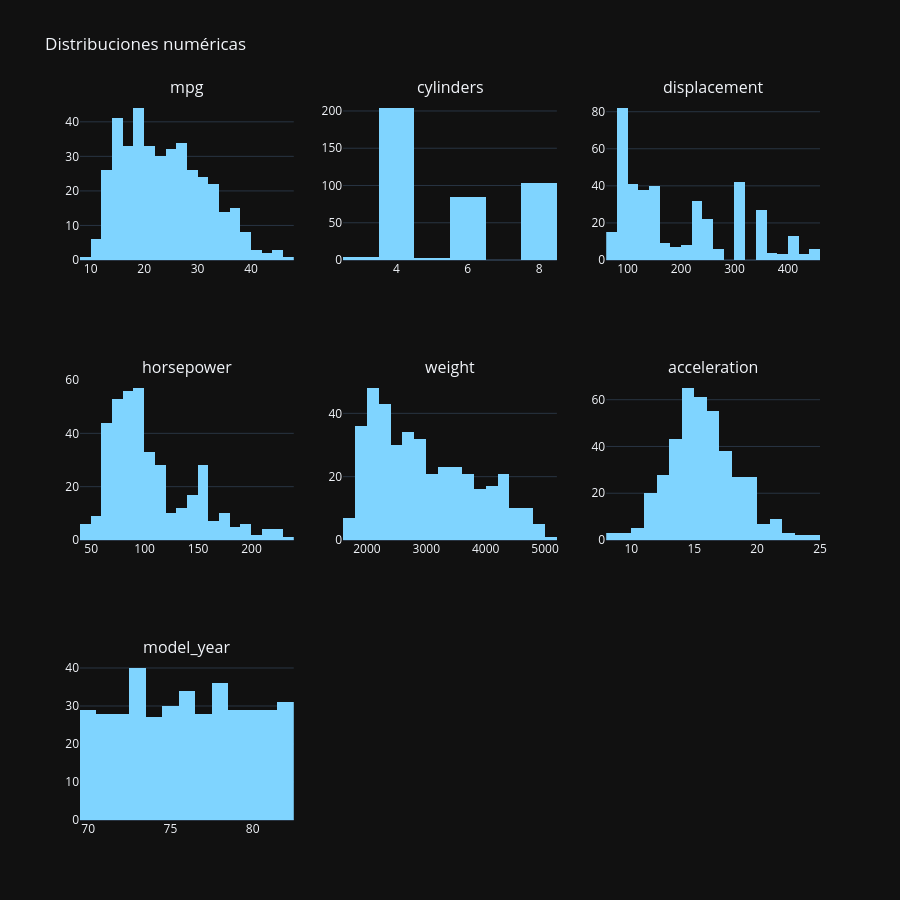

The code cell stored with this chart in its notebook:
### Code cell
# 2.4 Distribuciones de variables numéricas
num_cols = df.select_dtypes(include='number').columns.tolist()
if num_cols:
    display(df[num_cols].describe().T)
    cols = num_cols[:9]; rows = (len(cols)+2)//3
    fig = sp.make_subplots(rows=rows, cols=3, subplot_titles=cols)
    for i, col in enumerate(cols):
        fig.add_trace(go.Histogram(x=df[col].dropna(), marker_color=PRIMARY, name=col),
                      row=i//3+1, col=i%3+1)
    fig.update_layout(height=300*rows, showlegend=False, title_text='Distribuciones numéricas',
                      template='plotly_dark'); fig.show()
else:
    print('Sin columnas numéricas.')

### Figure 1 — Plotly figure (JSON) as saved in the notebook; plotly's stock layout.template omitted (floating-point values rounded to 4 significant figures; data arrays with more than 128 entries replaced by an {"elided": "..."} marker saying what was removed)
{"data": [{"marker": {"color": "#7fd4ff"}, "name": "mpg", "type": "histogram", "x": {"elided": "398 float values"}, "xaxis": "x", "yaxis": "y"}, {"marker": {"color": "#7fd4ff"}, "name": "cylinders", "type": "histogram", "x": {"elided": "398 int values"}, "xaxis": "x2", "yaxis": "y2"}, {"marker": {"color": "#7fd4ff"}, "name": "displacement", "type": "histogram", "x": {"elided": "398 float values"}, "xaxis": "x3", "yaxis": "y3"}, {"marker": {"color": "#7fd4ff"}, "name": "horsepower", "type": "histogram", "x": {"elided": "392 float values"}, "xaxis": "x4", "yaxis": "y4"}, {"marker": {"color": "#7fd4ff"}, "name": "weight", "type": "histogram", "x": {"elided": "398 int values"}, "xaxis": "x5", "yaxis": "y5"}, {"marker": {"color": "#7fd4ff"}, "name": "acceleration", "type": "histogram", "x": {"elided": "398 float values"}, "xaxis": "x6", "yaxis": "y6"}, {"marker": {"color": "#7fd4ff"}, "name": "model_year", "type": "histogram", "x": {"elided": "398 int values"}, "xaxis": "x7", "yaxis": "y7"}], "layout": {"annotations": [{"font": {"size": 16}, "showarrow": false, "text": "mpg", "x": 0.1444, "xanchor": "center", "xref": "paper", "y": 1.0, "yanchor": "bottom", "yref": "paper"}, {"font": {"size": 16}, "showarrow": false, "text": "cylinders", "x": 0.5, "xanchor": "center", "xref": "paper", "y": 1.0, "yanchor": "bottom", "yref": "paper"}, {"font": {"size": 16}, "showarrow": false, "text": "displacement", "x": 0.8556, "xanchor": "center", "xref": "paper", "y": 1.0, "yanchor": "bottom", "yref": "paper"}, {"font": {"size": 16}, "showarrow": false, "text": "horsepower", "x": 0.1444, "xanchor": "center", "xref": "paper", "y": 0.6111, "yanchor": "bottom", "yref": "paper"}, {"font": {"size": 16}, "showarrow": false, "text": "weight", "x": 0.5, "xanchor": "center", "xref": "paper", "y": 0.6111, "yanchor": "bottom", "yref": "paper"}, {"font": {"size": 16}, "showarrow": false, "text": "acceleration", "x": 0.8556, "xanchor": "center", "xref": "paper", "y": 0.6111, "yanchor": "bottom", "yref": "paper"}, {"font": {"size": 16}, "showarrow": false, "text": "model_year", "x": 0.1444, "xanchor": "center", "xref": "paper", "y": 0.2222, "yanchor": "bottom", "yref": "paper"}], "height": 900, "showlegend": false, "title": {"text": "Distribuciones numéricas"}, "xaxis": {"anchor": "y", "domain": [0.0, 0.2889]}, "xaxis2": {"anchor": "y2", "domain": [0.3556, 0.6444]}, "xaxis3": {"anchor": "y3", "domain": [0.7111, 1.0]}, "xaxis4": {"anchor": "y4", "domain": [0.0, 0.2889]}, "xaxis5": {"anchor": "y5", "domain": [0.3556, 0.6444]}, "xaxis6": {"anchor": "y6", "domain": [0.7111, 1.0]}, "xaxis7": {"anchor": "y7", "domain": [0.0, 0.2889]}, "xaxis8": {"anchor": "y8", "domain": [0.3556, 0.6444]}, "xaxis9": {"anchor": "y9", "domain": [0.7111, 1.0]}, "yaxis": {"anchor": "x", "domain": [0.7778, 1.0]}, "yaxis2": {"anchor": "x2", "domain": [0.7778, 1.0]}, "yaxis3": {"anchor": "x3", "domain": [0.7778, 1.0]}, "yaxis4": {"anchor": "x4", "domain": [0.3889, 0.6111]}, "yaxis5": {"anchor": "x5", "domain": [0.3889, 0.6111]}, "yaxis6": {"anchor": "x6", "domain": [0.3889, 0.6111]}, "yaxis7": {"anchor": "x7", "domain": [0.0, 0.2222]}, "yaxis8": {"anchor": "x8", "domain": [0.0, 0.2222]}, "yaxis9": {"anchor": "x9", "domain": [0.0, 0.2222]}}}
